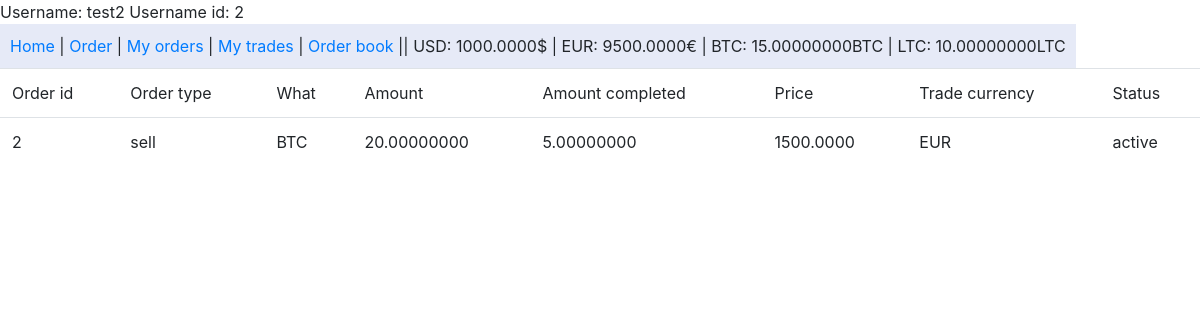
Page /my-orders/ (signed in) on the earlier database version.
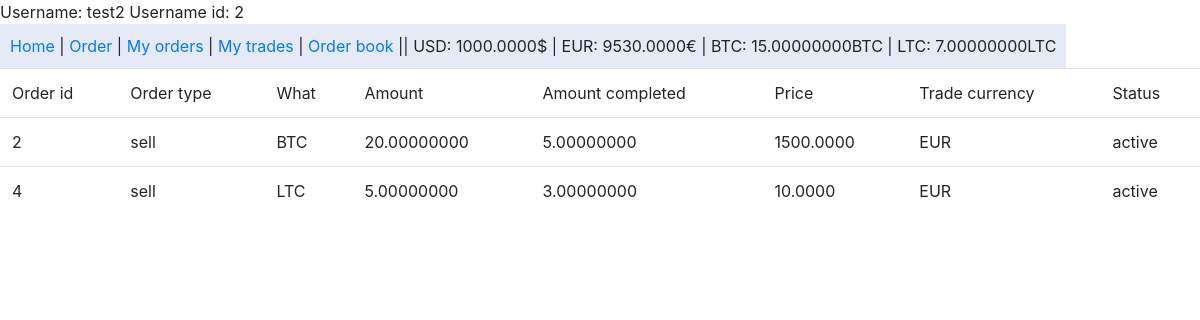
Same page on the later database version.
### account/models.py (models this page shows)
class Account(SkeletonU):
    user = models.ForeignKey(User, related_name='%(app_label)s_%(class)s_user', on_delete=models.DO_NOTHING)
    usd = models.DecimalField('USD', max_digits=16, decimal_places=4, null=False, blank=False, default=0)
    eur = models.DecimalField('EUR', max_digits=16, decimal_places=4, null=False, blank=False, default=0)
    btc = models.DecimalField('BTC', max_digits=16, decimal_places=8, null=False, blank=False, default=0)
    ltc = models.DecimalField('LTC', max_digits=16, decimal_places=8, null=False, blank=False, default=0)

### order/models.py (models this page shows, shortened)
class Order(SkeletonU):
    user = models.ForeignKey(User, related_name='%(app_label)s_%(class)s_user', on_delete=models.DO_NOTHING)
    order_type = models.CharField(max_length=4, choices=order_choices, null=False, blank=False)
    what = models.CharField(max_length=3, choices=what_choices, null=False, blank=False)
    amount = models.DecimalField(_('Amount'), max_digits=16, decimal_places=8, null=False, blank=False)
    amount_completed = models.DecimalField(_('Amount completed'), max_digits=16, decimal_places=8, null=False, blank=False, default=0)
    price = models.DecimalField(_('Buy or sell at price'), max_digits=10, decimal_places=4, null=False, blank=False)
    trade_currency = models.CharField(max_length=3, choices=trade_currency_choices, null=False, blank=False)
    status = models.CharField(max_length=6, choices=status_choices, null=False, blank=False, default='ACTIVE')

### order/views.py (the view)
# urls.py: path('my-orders/', order_views.my_orders, name='my-orders'),
@login_required
def my_orders(request):
    account = Account.objects.get(user=request.user)
    orders = Order.objects.filter(user=request.user)
    return render(request, 'orders.html', {'orders': orders, 'account': account})

### templates/orders.html
{% extends 'base.html' %}
{% block body %}
<table class="table">
    <tr>
        <td>Order id</td>
        <td>Order type</td>
        <td>What</td>
        <td>Amount</td>
        <td>Amount completed</td>
        <td>Price</td>
        <td>Trade currency</td>
        <td>Status</td>
    </tr>
    {% for o in orders %}
        <tr>
            <td>{{ o.id }}</td>
            <td>{{ o.order_type }}</td>
            <td>{{ o.what }}</td>
            <td>{{ o.amount}}</td>
            <td>{{ o.amount_completed}}</td>
            <td>{{ o.price }}</td>
            <td>{{ o.trade_currency }}</td>
            <td>{{ o.status }}</td>
        </tr>
    {% endfor %}
</table>
{% endblock %}

### templates/base.html (shortened to what this page needs)
<!DOCTYPE html>
<html lang="en">
<head>
    <link rel="stylesheet" href="https://maxcdn.bootstrapcdn.com/bootstrap/4.0.0/css/bootstrap.min.css">
</head>
<body>
{% block header %}
{% if account %}
    <div class="user">Username: {{ request.user.username }} Username id: {{ request.user.id }}</div>
    <ul class="headbar">
        <li><a href="{% url 'index' %}">Home</a> | </li>
        <li><a href="{% url 'order' %}">Order</a> | </li>
        <li><a href="{% url 'my-orders' %}">My orders</a> | </li>
        <li><a href="{% url 'my-trades' %}">My trades</a> |</li>
        <li><a href="{% url 'order-book' %}">Order book</a> || </li>
        <li>USD: {{ account.usd }}$ | </li>
        <li>EUR: {{ account.eur }}€ | </li>
        <li>BTC: {{ account.btc }}BTC | </li>
        <li>LTC: {{ account.ltc }}LTC</li>
    </ul>
{% endif %}
{% endblock %}
{% block body %}{% endblock %}
</body>
</html>

Differences in the rows shown:
changed Account: eur "9500.0000" → "9530.0000"; ltc "10.00000000" → "7.00000000"
added Order: id "4", order_type "sell", what "LTC", amount "5.00000000", amount_completed "3.00000000", price "10.0000", trade_currency "EUR", status "active"
